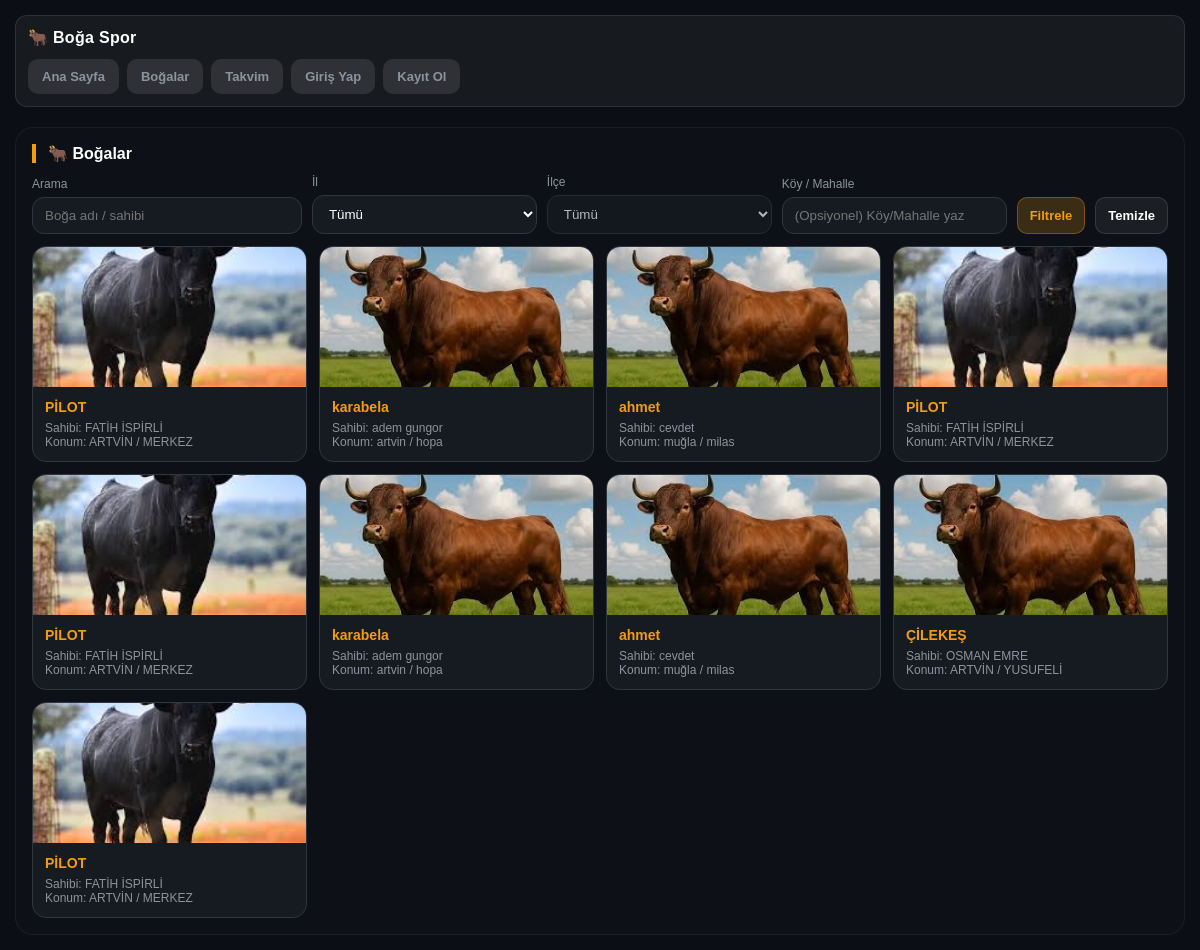
Screenshot of /boga/bulls.php with the database file from the repository.
### tables this page shows
CREATE TABLE `bulls` (
  `id` int(10) UNSIGNED NOT NULL,
  `uid` int(11) DEFAULT NULL,
  `name` varchar(100) NOT NULL,
  `breed` varchar(100) DEFAULT NULL,
  `age` int(11) NOT NULL DEFAULT 0,
  `weight` varchar(50) DEFAULT NULL,
  `city` varchar(100) DEFAULT NULL,
  `wins_text` text DEFAULT NULL,
  `mother` varchar(100) DEFAULT NULL,
  `father` varchar(100) DEFAULT NULL,
  `last_arena_text` varchar(150) DEFAULT NULL,
  `last_opponent_text` varchar(150) DEFAULT NULL,
  `owner_name` varchar(150) DEFAULT NULL,
  `category_id` int(10) UNSIGNED DEFAULT NULL,
  `image` varchar(255) DEFAULT NULL,
  `created_by` int(10) UNSIGNED NOT NULL,
  `status` enum('pending','approved') NOT NULL DEFAULT 'pending',
  `reject_reason` text DEFAULT NULL,
  `created_at` datetime NOT NULL,
  `won_titles` text DEFAULT NULL,
  `mother_name` varchar(150) DEFAULT NULL,
  `father_name` varchar(150) DEFAULT NULL,
  `last_arena` varchar(150) DEFAULT NULL,
  `last_opponent` varchar(150) DEFAULT NULL,
  `last_category` varchar(100) DEFAULT NULL,
  `photo_path` varchar(255) DEFAULT NULL,
  `owner_user_id` int(11) DEFAULT NULL,
  `original_owner` varchar(255) DEFAULT NULL,
  `district` varchar(100) DEFAULT NULL,
  `arenas` text DEFAULT NULL,
  `championships` text DEFAULT NULL,
  `price` varchar(100) DEFAULT NULL
);

### boga/bulls.php (called while the page is built, shortened)
<?php
require_once __DIR__ . '/app/functions.php';
require_once __DIR__ . '/app/locations.php';
try {
    $pdo = pdo();
    $where = ["status='approved'"];
    $params = [];
    $hasVillageCol = trloc_column_exists($pdo, 'bulls', 'village');
    $sql = "SELECT id, name, owner_name, city, district"
         . ($hasVillageCol ? ", village" : "")
         . ", image, created_at
            FROM bulls
            WHERE " . implode(' AND ', $where) . "
            ORDER BY id DESC
            LIMIT 60";
    $stmt = $pdo->prepare($sql);
    $stmt->execute($params);
    $bulls = $stmt->fetchAll();
} catch (Throwable $e) {
    $error = 'Veri alınırken hata oluştu.';
}
include __DIR__ . '/app/layout.php';

### boga/app/functions.php (called while the page is built, shortened)
<?php
if (!function_exists('url')) {
    function url(string $path = ''): string {
        return SITE_SUBDIR . '/' . ltrim($path, '/');
    }
}
if (!function_exists('e')) {
    function e($s): string {
        return htmlspecialchars((string)$s, ENT_QUOTES | ENT_SUBSTITUTE, 'UTF-8');
    }
}

### boga/app/locations.php (called while the page is built, shortened)
<?php
function trloc_column_exists(PDO $pdo, string $table, string $column): bool
{
    $stmt = $pdo->prepare("SHOW COLUMNS FROM `$table` LIKE ?");
    $stmt->execute([$column]);
    return (bool)$stmt->fetchColumn();
}

### boga/views/bulls.php (the view, shortened to what this page needs)
<?php
$h = static function (?string $v): string {
    if (function_exists('e')) return e($v ?? '');
    return htmlspecialchars($v ?? '', ENT_QUOTES | ENT_SUBSTITUTE, 'UTF-8');
};
function tr_slug_bulls(string $s): string
{
    $map = ['Ç'=>'c','ç'=>'c','Ğ'=>'g','ğ'=>'g','İ'=>'i','ı'=>'i','Ö'=>'o','ö'=>'o','Ş'=>'s','ş'=>'s','Ü'=>'u','ü'=>'u'];
    $s = strtr($s, $map);
    $s = strtolower($s);
    $s = preg_replace('~[^a-z0-9]+~', '-', $s) ?? '';
    $s = trim($s, '-');
    return $s !== '' ? $s : 'boga';
}
$q = trim((string)($_GET['q'] ?? ''));
$city = trim((string)($_GET['city'] ?? ''));
$district = trim((string)($_GET['district'] ?? ''));
$neighborhood = trim((string)($_GET['neighborhood'] ?? ''));
$hasNeighborhoodSelect = !empty($neighborhoods);
?>
<div class="section">
  <h2>🐂 Boğalar</h2>
  <form method="get" action="">
    <div class="filters">
      <div>
        <label>Arama</label>
        <input type="text" name="q" value="<?= $h($q) ?>" placeholder="Boğa adı / sahibi">
      </div>
      <div>
        <label>İl</label>
        <select name="city" onchange="this.form.submit()">
          <option value="">Tümü</option>
        </select>
      </div>
      <div>
        <label>İlçe</label>
        <select name="district" <?= $city === '' ? 'disabled' : '' ?> onchange="this.form.submit()">
          <option value="">Tümü</option>
        </select>
      </div>
      <div>
        <label>Köy / Mahalle</label>
        <?php if ($hasNeighborhoodSelect): ?>
          <select name="neighborhood" <?= $district === '' ? 'disabled' : '' ?>>
            <option value="">Tümü</option>
            <?php foreach (($neighborhoods ?? []) as $n): ?>
              <?php $val = (string)($n['value'] ?? ''); $lab = (string)($n['label'] ?? ''); ?>
              <option value="<?= $h($val) ?>" <?= ($val !== '' && $val === $neighborhood) ? 'selected' : '' ?>><?= $h($lab) ?></option>
            <?php endforeach; ?>
          </select>
        <?php else: ?>
          <input type="text" name="neighborhood" value="<?= $h($neighborhood) ?>" placeholder="(Opsiyonel) Köy/Mahalle yaz">
        <?php endif; ?>
      </div>
      <div style="display:flex;gap:10px;flex-wrap:wrap">
        <button class="btn primary" type="submit">Filtrele</button>
        <a class="btn" href="bogalar">Temizle</a>
      </div>
    </div>
  </form>
  <div class="cards">
    <?php foreach (($bulls ?? []) as $b): ?>
      <?php
        $id = (int)($b['id'] ?? 0);
        $nm = (string)($b['name'] ?? 'boga');
        $href = function_exists('canonical_bull_path')
          ? canonical_bull_path($id, $nm)
          : ($id . '-' . tr_slug_bulls($nm));
        $img = '';
        if (!empty($b['image'])) {
          $img = function_exists('url')
            ? url('uploads/bulls/' . basename((string)$b['image']))
            : ('uploads/bulls/' . basename((string)$b['image']));
        }
      ?>
      <a class="card" href="<?= $h($href) ?>" aria-label="<?= $h($nm . ' detay') ?>">
        <div class="imgbox">
          <?php if ($img !== ''): ?>
            <img src="<?= $h($img) ?>" alt="<?= $h($nm) ?>">
          <?php else: ?>
            <span class="muted">Fotoğraf yok</span>
          <?php endif; ?>
        </div>
        <div class="body">
          <div class="name"><?= $h($nm) ?></div>
          <div class="muted">Sahibi: <?= $h((string)($b['owner_name'] ?? '-')) ?></div>
          <div class="muted">Konum: <?= $h((string)($b['city'] ?? '-')) ?> / <?= $h((string)($b['district'] ?? '-')) ?></div>
        </div>
      </a>
    <?php endforeach; ?>
  </div>
</div>

### boga/app/layout.php (style rules this page uses)
* { box-sizing:border-box; }
html,body { width:100%; overflow-x:hidden; }
body { margin:0; background:#0b0e14; font-family:sans-serif; color:#fff; }

### boga/views/bulls.php (style rules this page uses)
.section { margin-top:18px;background:#0d1117;border:1px solid rgba(255,255,255,0.06);border-radius:18px;padding:16px }
.section h2 { margin:0 0 12px 0;font-size:16px;display:flex;align-items:center;gap:10px;border-left:4px solid #f39c12;padding-left:12px;color:#fff }
.btn { display:inline-block;padding:10px 12px;border-radius:10px;text-decoration:none;font-weight:800;font-size:13px;border:1px solid rgba(255,255,255,0.12);background:rgba(255,255,255,0.06);color:#fff;cursor:pointer }
.btn.primary { background:rgba(243,156,18,0.20);border-color:rgba(243,156,18,0.35);color:#f39c12 }
.muted { color:#8b949e;font-size:12px }
.filters { display:grid;grid-template-columns:1.2fr 1fr 1fr 1fr auto;gap:10px;align-items:end }
label { display:block;font-size:12px;color:#8b949e;margin-bottom:6px }
input,select { width:100%;padding:10px 12px;border-radius:12px;border:1px solid #30363d;background:#161b22;color:#fff;outline:none }
.cards { display:grid;grid-template-columns:repeat(4,minmax(0,1fr));gap:12px;margin-top:12px }
.card { background:#161b22;border:1px solid #30363d;border-radius:14px;overflow:hidden;text-decoration:none;color:inherit;display:block;transition:.2s }
.imgbox { height:140px;background:#0b0e14;display:flex;align-items:center;justify-content:center;overflow:hidden }
.card img { width:100%;height:100%;object-fit:cover }
.body { padding:12px }
.name { font-weight:900;color:#f39c12;margin:0 0 6px 0;font-size:14px }

### rows the page displays
bulls: image (picture), name "PİLOT", owner_name "FATİH İSPİRLİ", city "ARTVİN", district "MERKEZ"
bulls: image (picture), name "karabela", owner_name "adem gungor", city "artvin", district "hopa"
bulls: image (picture), name "ahmet", owner_name "cevdet", city "muğla", district "milas"
bulls: image (picture), name "PİLOT", owner_name "FATİH İSPİRLİ", city "ARTVİN", district "MERKEZ"
bulls: image (picture), name "PİLOT", owner_name "FATİH İSPİRLİ", city "ARTVİN", district "MERKEZ"
bulls: image (picture), name "karabela", owner_name "adem gungor", city "artvin", district "hopa"
bulls: image (picture), name "ahmet", owner_name "cevdet", city "muğla", district "milas"
bulls: image (picture), name "ÇİLEKEŞ", owner_name "OSMAN EMRE", city "ARTVİN", district "YUSUFELİ"
bulls: image (picture), name "PİLOT", owner_name "FATİH İSPİRLİ", city "ARTVİN", district "MERKEZ"
